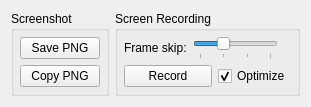
      <widget class="QWidget" name="captureWidget">
       <attribute name="icon">
        <iconset resource="resources.qrc">
         <normaloff>:/icons/resources/icons/capture.png</normaloff>:/icons/resources/icons/capture.png</iconset>
       </attribute>
       <attribute name="title">
        <string>Capture</string>
       </attribute>
       <layout class="QVBoxLayout" name="verticalLayout_4">
        <item>
         <layout class="QHBoxLayout" name="horizontalLayout_17">
          <item>
           <widget class="QGroupBox" name="screenshotgroup">
            <property name="sizePolicy">
             <sizepolicy hsizetype="Preferred" vsizetype="Preferred">
              <horstretch>0</horstretch>
              <verstretch>0</verstretch>
             </sizepolicy>
            </property>
            <property name="title">
             <string>Screenshot</string>
            </property>
            <layout class="QVBoxLayout" name="verticalLayout_8">
             <property name="leftMargin">
              <number>6</number>
             </property>
             <property name="topMargin">
              <number>6</number>
             </property>
             <property name="rightMargin">
              <number>6</number>
             </property>
             <property name="bottomMargin">
              <number>6</number>
             </property>
             <item>
              <widget class="QPushButton" name="buttonSavePNG">
               <property name="sizePolicy">
                <sizepolicy hsizetype="Preferred" vsizetype="Maximum">
                 <horstretch>0</horstretch>
                 <verstretch>0</verstretch>
                </sizepolicy>
               </property>
               <property name="maximumSize">
                <size>
                 <width>160</width>
                 <height>16777215</height>
                </size>
               </property>
               <property name="focusPolicy">
                <enum>Qt::NoFocus</enum>
               </property>
               <property name="text">
                <string>Save PNG</string>
               </property>
              </widget>
             </item>
             <item>
              <widget class="QPushButton" name="buttonCopyPNG">
               <property name="sizePolicy">
                <sizepolicy hsizetype="Preferred" vsizetype="Maximum">
                 <horstretch>0</horstretch>
                 <verstretch>0</verstretch>
                </sizepolicy>
               </property>
               <property name="maximumSize">
                <size>
                 <width>160</width>
                 <height>16777215</height>
                </size>
               </property>
               <property name="focusPolicy">
                <enum>Qt::NoFocus</enum>
               </property>
               <property name="text">
                <string>Copy PNG</string>
               </property>
              </widget>
             </item>
            </layout>
           </widget>
          </item>
          <item>
           <widget class="QGroupBox" name="gifoptionsgroup">
            <property name="sizePolicy">
             <sizepolicy hsizetype="Preferred" vsizetype="Preferred">
              <horstretch>0</horstretch>
              <verstretch>0</verstretch>
             </sizepolicy>
            </property>
            <property name="title">
             <string>Screen Recording</string>
            </property>
            <layout class="QVBoxLayout" name="verticalLayout_13">
             <property name="spacing">
              <number>6</number>
             </property>
             <property name="leftMargin">
              <number>6</number>
             </property>
             <property name="topMargin">
              <number>6</number>
             </property>
             <property name="rightMargin">
              <number>6</number>
             </property>
             <property name="bottomMargin">
              <number>6</number>
             </property>
             <item>
              <layout class="QHBoxLayout" name="horizontalLayout_13">
               <property name="bottomMargin">
                <number>0</number>
               </property>
               <item>
                <widget class="QLabel" name="frameskipTextLabel">
                 <property name="sizePolicy">
                  <sizepolicy hsizetype="Maximum" vsizetype="Preferred">
                   <horstretch>0</horstretch>
                   <verstretch>0</verstretch>
                  </sizepolicy>
                 </property>
                 <property name="text">
                  <string>Frame skip:</string>
                 </property>
                </widget>
               </item>
               <item>
                <widget class="QSlider" name="apngSkip">
                 <property name="sizePolicy">
                  <sizepolicy hsizetype="Expanding" vsizetype="Preferred">
                   <horstretch>1</horstretch>
                   <verstretch>0</verstretch>
                  </sizepolicy>
                 </property>
                 <property name="minimumSize">
                  <size>
                   <width>50</width>
                   <height>0</height>
                  </size>
                 </property>
                 <property name="maximumSize">
                  <size>
                   <width>300</width>
                   <height>16777215</height>
                  </size>
                 </property>
                 <property name="focusPolicy">
                  <enum>Qt::NoFocus</enum>
                 </property>
                 <property name="minimum">
                  <number>0</number>
                 </property>
                 <property name="maximum">
                  <number>3</number>
                 </property>
                 <property name="pageStep">
                  <number>1</number>
                 </property>
                 <property name="value">
                  <number>1</number>
                 </property>
                 <property name="sliderPosition">
                  <number>1</number>
                 </property>
                 <property name="orientation">
                  <enum>Qt::Horizontal</enum>
                 </property>
                 <property name="invertedAppearance">
                  <bool>false</bool>
                 </property>
                 <property name="invertedControls">
                  <bool>false</bool>
                 </property>
                 <property name="tickPosition">
                  <enum>QSlider::TicksBelow</enum>
                 </property>
                 <property name="tickInterval">
                  <number>1</number>
                 </property>
                </widget>
               </item>
               <item>
                <widget class="QLabel" name="apngSkipDisplay">
                 <property name="text">
                  <string/>
                 </property>
                </widget>
               </item>
              </layout>
             </item>
             <item>
              <layout class="QHBoxLayout" name="horizontalLayout_20">
               <property name="rightMargin">
                <number>0</number>
               </property>
               <item>
                <widget class="QPushButton" name="buttonRecordAnimated">
                 <property name="sizePolicy">
                  <sizepolicy hsizetype="Maximum" vsizetype="Fixed">
                   <horstretch>0</horstretch>
                   <verstretch>0</verstretch>
                  </sizepolicy>
                 </property>
                 <property name="minimumSize">
                  <size>
                   <width>88</width>
                   <height>0</height>
                  </size>
                 </property>
                 <property name="focusPolicy">
                  <enum>Qt::NoFocus</enum>
                 </property>
                 <property name="layoutDirection">
                  <enum>Qt::LeftToRight</enum>
                 </property>
                 <property name="text">
                  <string>Record</string>
                 </property>
                </widget>
               </item>
               <item>
                <spacer name="horizontalSpacer_5">
                 <property name="orientation">
                  <enum>Qt::Horizontal</enum>
                 </property>
                 <property name="sizeHint" stdset="0">
                  <size>
                   <width>0</width>
                   <height>20</height>
                  </size>
                 </property>
                </spacer>
               </item>
               <item>
                <widget class="QCheckBox" name="checkOptimizeRecording">
                 <property name="sizePolicy">
                  <sizepolicy hsizetype="Minimum" vsizetype="Fixed">
                   <horstretch>0</horstretch>
                   <verstretch>0</verstretch>
                  </sizepolicy>
                 </property>
                 <property name="text">
                  <string>Optimize</string>
                 </property>
                 <property name="checked">
                  <bool>true</bool>
                 </property>
                </widget>
               </item>
              </layout>
             </item>
            </layout>
           </widget>
          </item>
         </layout>
        </item>
        <item>
         <spacer name="verticalSpacer">
          <property name="orientation">
           <enum>Qt::Vertical</enum>
          </property>
          <property name="sizeHint" stdset="0">
           <size>
            <width>20</width>
            <height>0</height>
           </size>
          </property>
         </spacer>
        </item>
       </layout>
      </widget>
